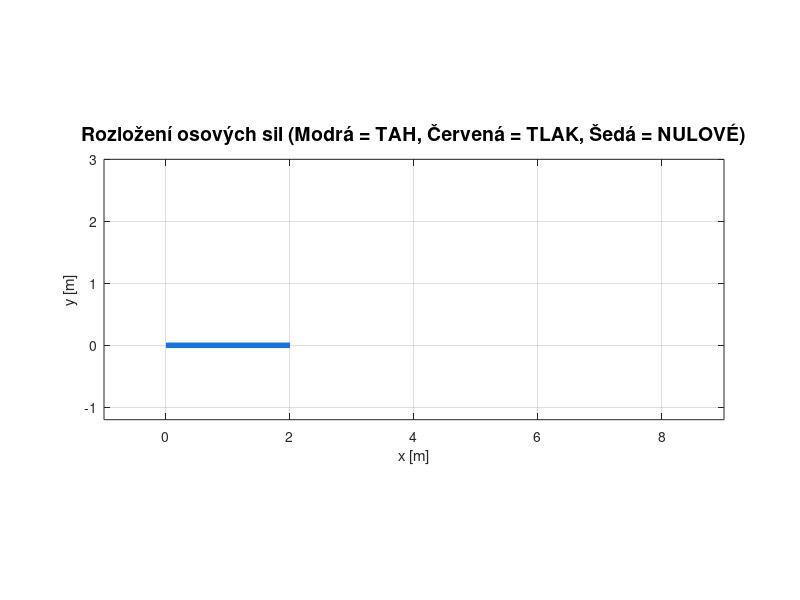

MATLAB code to generate this figure: (Note: this script raises an error after producing the figure.)
clc; clear; close all;

%% ========================================================================
%  PŘÍKLAD 8.6 - PRUTOVÁ SOUSTAVA (Styčníková metoda a vizualizace)
% =========================================================================
%% 1. ZADÁNÍ A GEOMETRIE
a = 2;          % Rozměrový parametr [m]
P = 10000;      % Zatěžující síla [N]

s = 8;          % Počet styčníků
p = 13;         % Počet prutů
m = 3;          % Počet složek vnějších reakcí 

% Souřadnice styčníků: 1:A, 2:D, 3:E, 4:F, 5:B (dolní), 6:C, 7:G, 8:H (horní)
uzly = [0,   0; a,   0; 2*a, 0; 3*a, 0; 4*a, 0; a,   a; 2*a, a; 3*a, a];
nazvy_uzlu = {'A','D','E','F','B','C','G','H'};

% Topologie: propojení prutů [od_uzlu, do_uzlu]
pruty = [1, 2; 1, 6; 2, 6; 2, 3; 6, 3; 6, 7; 7, 3; 
         7, 8; 3, 8; 3, 4; 4, 8; 4, 5; 8, 5];

%% 2. GLOBÁLNÍ MATICOVÉ ŘEŠENÍ (Sestavení a výpočet)
% Globální matice A_glob (16x16) a vektor pravé strany b_glob
A_glob = zeros(2*s, p + m);
b_glob = zeros(2*s, 1);

% Příspěvky jednotlivých prutů
for k = 1:p
    u1 = pruty(k, 1);
    u2 = pruty(k, 2);
    dx = uzly(u2, 1) - uzly(u1, 1);
    dy = uzly(u2, 2) - uzly(u1, 2);
    L  = hypot(dx, dy);
    
    A_glob(2*u1-1, k) =  dx / L;
    A_glob(2*u1,   k) =  dy / L;
    A_glob(2*u2-1, k) = -dx / L;
    A_glob(2*u2,   k) = -dy / L;
end

% Příspěvky vazbových reakcí (RAx, RAy, RBy)
A_glob(1,  p+1) = 1; % RAx uzel 1
A_glob(2,  p+2) = 1; % RAy uzel 1
A_glob(10, p+3) = 1; % RBy uzel 5

% Vnější zatížení (-P ve směru y v uzlu 3 převádíme na pravou stranu)
b_glob(2*3) = P; 

% Řešení soustavy
x_glob = A_glob \ b_glob;
S_all  = x_glob(1:p);
reakce = x_glob(p+1:end);
RAy = reakce(2);
RBy = reakce(3);

%% 3. VIZUALIZACE VÝSLEDKŮ
fig = figure('Name', 'Rozložení sil v prutové soustavě', 'Color', 'w', ...
             'Position', [100, 100, 1200, 600]);
hold on; axis equal; grid on; box on;
title('Rozložení osových sil (Modrá = TAH, Červená = TLAK, Šedá = NULOVÉ)', ...
      'FontSize', 14, 'FontWeight', 'bold');
xlabel('x [m]'); ylabel('y [m]');
xlim([-1, 4*a+1]); ylim([-1.2, a+1]);

max_S = max(abs(S_all)); % Hledání absolutně největší síly pro detekci kritických prutů

for k = 1:p
    u1 = pruty(k, 1); u2 = pruty(k, 2);
    X = [uzly(u1,1), uzly(u2,1)]; Y = [uzly(u1,2), uzly(u2,2)];
    
    is_critical = abs(abs(S_all(k)) - max_S) < 1e-6; % Je tento prut kritický?
    
    if abs(S_all(k)) < 1e-6
        plot(X, Y, '--', 'Color', [0.6 0.6 0.6], 'LineWidth', 2);
        txt_str = sprintf('S_{%d}=0', k);
        txt_col = [0.4 0.4 0.4];
    elseif S_all(k) > 0
        lw = 2 + 4 * (abs(S_all(k)) / max_S);
        if is_critical, lw = lw + 3; end
        plot(X, Y, '-', 'Color', [0.1 0.45 0.85], 'LineWidth', lw);
        txt_str = sprintf('S_{%d}=%.0f N', k, S_all(k));
        txt_col = [0.05 0.3 0.65];
    else
        lw = 2 + 4 * (abs(S_all(k)) / max_S);
        if is_critical, lw = lw + 3; end
        plot(X, Y, '-', 'Color', [0.85 0.2 0.2], 'LineWidth', lw);
        txt_str = sprintf('S_{%d}=%.0f N', k, S_all(k));
        txt_col = [0.7 0.1 0.1];
    end
    
    % Zvýraznění popisku pro kritické pruty
    if is_critical
        txt_str = [txt_str, ' [MAX]']; %#ok<AGROW> 
        font_weight = 'bold'; font_size = 12;
        bg_col = [1 0.95 0.8]; % Jemně žluté pozadí pro kritické popisky
    else
        font_weight = 'normal'; font_size = 11;
        bg_col = [1 1 1 0.85];
    end
    
    text(mean(X), mean(Y) + 0.18, txt_str, 'HorizontalAlignment', 'center', ...
         'FontSize', font_size, 'FontWeight', font_weight, 'Color', txt_col, ...
         'BackgroundColor', bg_col, 'Margin', 1.5);
end

% Vykreslení styčníků a reakcí
plot(uzly(:,1), uzly(:,2), 'ko', 'MarkerFaceColor', 'w', 'MarkerSize', 8, 'LineWidth', 1.5);
for i = 1:s
    text(uzly(i,1)-0.15, uzly(i,2)-0.28, nazvy_uzlu{i}, 'FontWeight', 'bold', 'FontSize', 12);
end
quiver(2*a, 0, 0, -0.9, 0, 'Color', [0.8 0.3 0], 'LineWidth', 2.5, 'MaxHeadSize', 0.6);
text(2*a+0.15, -0.6, sprintf('P = %d N', P), 'Color', [0.8 0.3 0], 'FontWeight', 'bold', 'FontSize', 12);
quiver(0, -0.8, 0, 0.75, 0, 'Color', [0 0.6 0.2], 'LineWidth', 2, 'MaxHeadSize', 0.6);
text(-0.8, -0.5, sprintf('R_{Ay}=%.0f N', RAy), 'Color', [0 0.6 0.2], 'FontWeight', 'bold', 'FontSize', 12);
quiver(4*a, -0.8, 0, 0.75, 0, 'Color', [0 0.6 0.2], 'LineWidth', 2, 'MaxHeadSize', 0.6);
text(4*a+0.15, -0.5, sprintf('R_{By}=%.0f N', RBy), 'Color', [0 0.6 0.2], 'FontWeight', 'bold', 'FontSize', 12);
